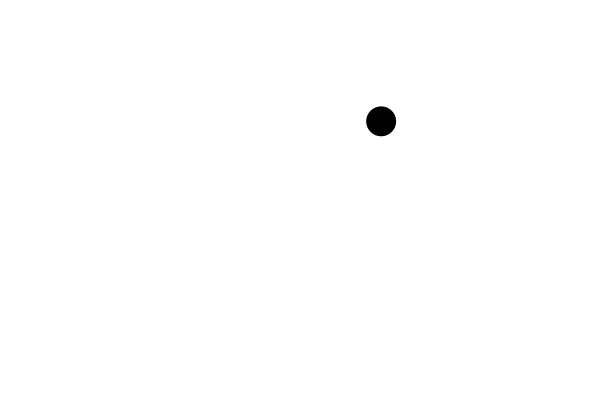
Frame 1 (no input)
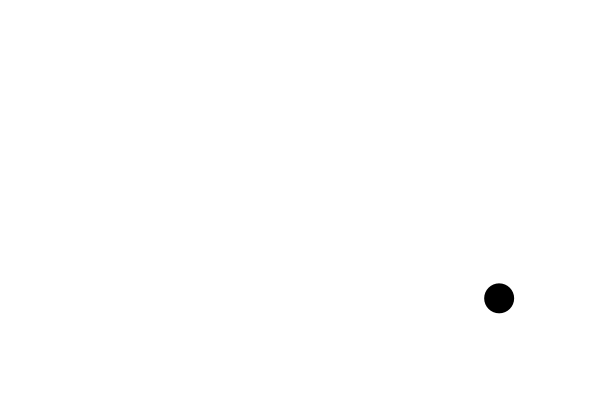
Frame 60 (the mouse pressed at the canvas centre just before this capture)
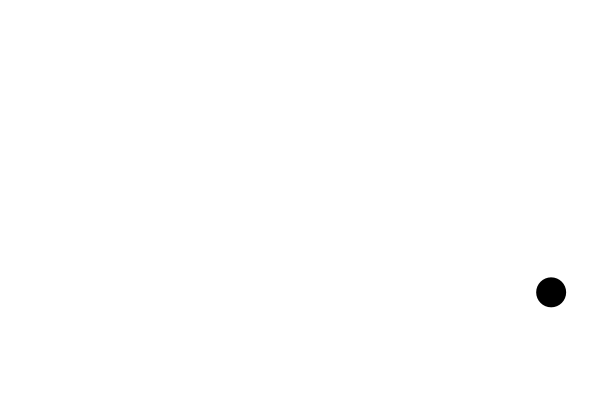
Frame 120 (the mouse held since frame 60 and released just before this capture)

The Processing sketch that drew these frames (run headless with seeded random() and noise(); from frame 60 on, the mouse is pressed at the canvas centre):

// Processing sketch: motion_10_draw_x_y_bounce
// ── motion_10_draw_x_y_bounce.pde
float d = 30;
float x, y, xspeed, yspeed;

void setup() {
  size(600, 400);
  noStroke();
  x = random(d, width - d);
  y = random(d, height - d);
  xspeed = 2;
  yspeed = 3;
}

void draw() {
  background(255);
  x = x + xspeed;
  y = y + yspeed;
  if ((x > width - d/2) || (x < d/2)) {
    xspeed = xspeed * -1;
  }
  if ((y > height - d/2) || (y < d/2)) {
    yspeed = yspeed * -1;
  }
  fill(0);
  ellipse(x,y,d,d);
}
